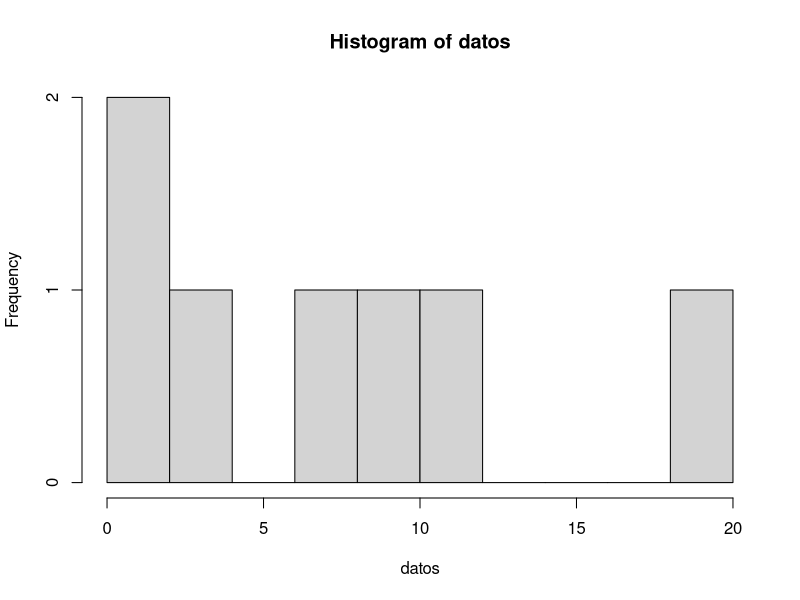
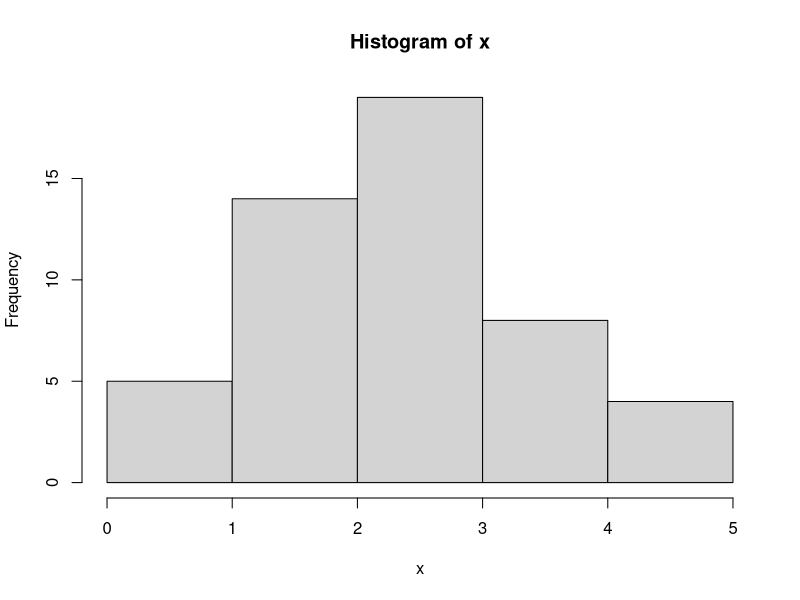
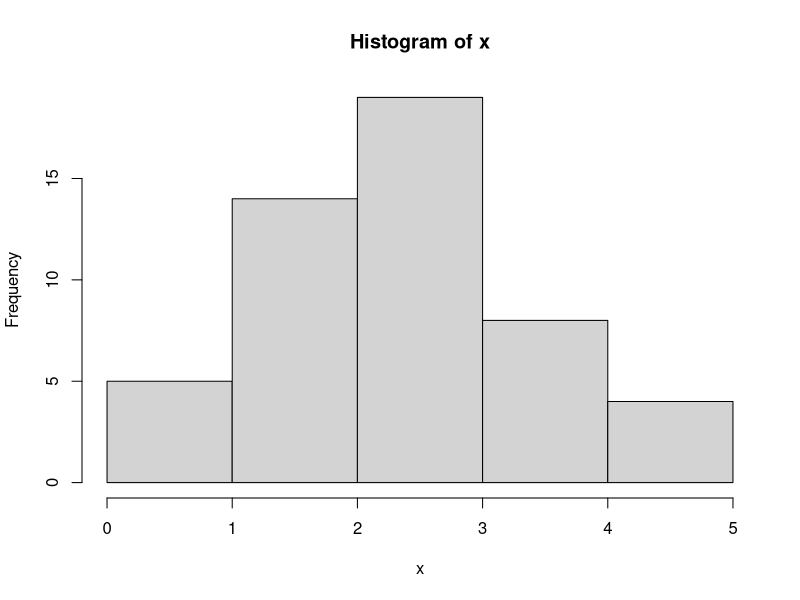
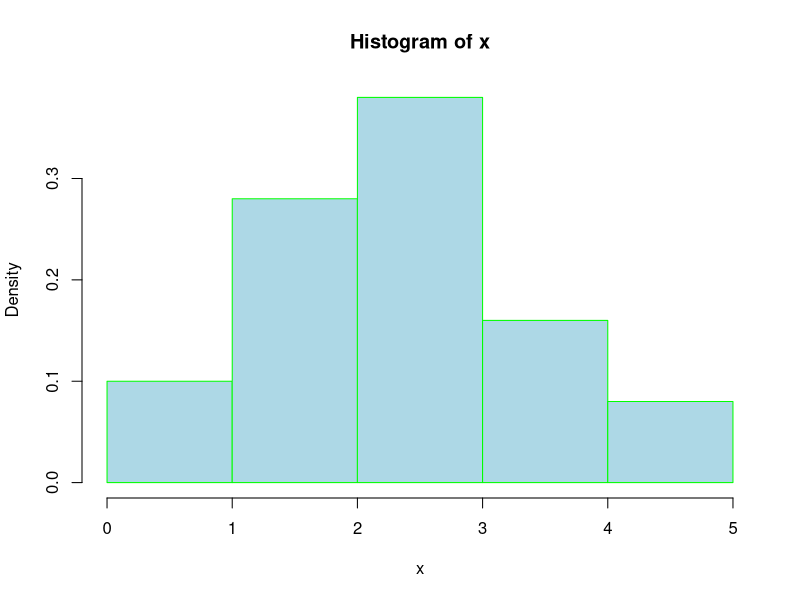

R code for these plots, in order: (Note: this script raises an error after producing the figures.)
#####################################
####            Ejercicio        ####
#####################################
rm(list=ls())

datos<-c(1,8,12,20,10,3,1)
seq(0,17, by=1)
h<-hist(datos, breaks = 10)
POA<-cumsum(datos/sum(datos));POA
Z<-(datos-mean(datos))/sd(datos)
Z
PEA<-c(0.2327,0.3265,0.4362,0.5511,0.6691,0.7601,0.8403,0.9006,0.9423)
KS<-max(abs(POA-PEA))
d<-0.183

if(KS<=d){cat("Se Acepta la Hipótesis")} else{cat("Se Rechaza la Hipótesis")}



#### Ejercicio 5 ####

x<-c(3,3,3,3,3,4,3,2,1,2,4,3,2,3,1,2,2,3,4,3,3,5,2,2,4,
     2,5,2,2,3,3,1,3,0,3,2,5,4,3,2,2,3,0,4,4,5,3,2,3,4)
h<-hist(x)
h<-hist(x, breaks = sqrt(length(x))) #
FO<-h$counts;FO
h$breaks

hist(x, freq=F, col = "lightblue", border = "green")
xf<-rbinom(length(x),5,.2);xf #Binomial 
xf<-rnorm(length(x), mean(x), sd(x)) #Normal
xf<-rpois(length(x), mean(x)) # Poison
xf<-rweibull(length(x), shape=3, scale = 3) #Weibull
xf<-rtri(length(x), min = 0, max = 5, mode = 2.5) #Triangular cargando el paquete 
xf<-runif(length(x), min(x), max(x)) # Uniforme
xf<-rlnorm(length(x), meanlog = log(mean(x)), sdlog = log(sd(x))) #Log-Normal
lines(density(xf, bw=1))


FX<-((x-min(x))^{2})/((max(x)-min(x))*(mean(x)-min(x)))
FX1<-1-((max(x)-x)^{2})/((max(x)-min(x))*(max(x)-mean(x)))

FX<-vector()
FX1<-vector()
clasif <- numeric(length(x)) # Acá voy a guardar el resultado
for(i in 1:50) {
  if(x <= 2.5) { ## Se si se cumple, entonces es "grande"
    texto <- paste(i, 'grande')
    print(texto)
    clasif[i] <- texto ## *1
    FX[i]<-((x[i]-min(x))^{2})/((max(x)-min(x))*(mean(x)-min(x)))
  } else {    ## Si no se cumple, entonces es "chico"
    texto <- paste(i, 'chico')
    print(texto)
    clasif[i] <- texto ## *2
      }
  # clasif[i] <- texto ## Este comando puede sustituir las lineas *1 y *2
}
clasif
FX

hist(x, xlim = c(min(x), max(x)), probability = TRUE,
     nclass = max(x) - min(x) + 1, col = 'lightblue',
     main = 'Distribución Binomial N=5, p=0.2')
lines(density(xf, bw=1), col = 'red', lwd = 3)

lambda <- 2 #
n <- 10^5   # Número de Simulaciones
set.seed(1)
ri <- runif(n) #Números aleatorios
X <- -log(ri)/lambda # Variables aleatorias
hist(X,breaks='FD', freq = FALSE, col='blueviolet', border="coral2",
     main = "", xlim = c(0,5), ylim = c(0, 2.5))
curve(dexp(x, lambda), lwd = 2, add = TRUE)


 